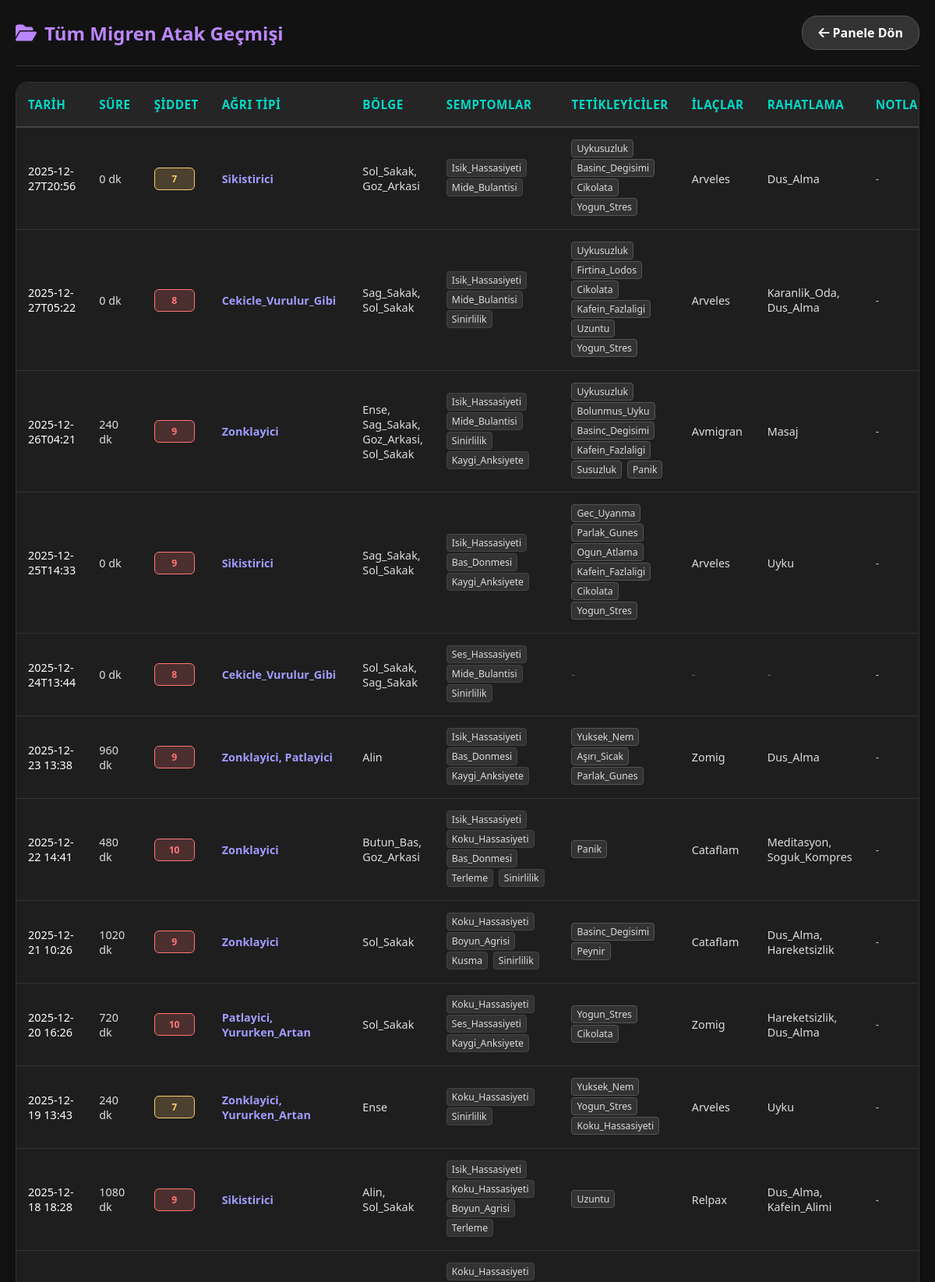
/tum-ataklar (signed in, upper part), run on the app's committed database.
### tables this page shows
CREATE TABLE ataklar (
            id INTEGER PRIMARY KEY AUTOINCREMENT,
            kullanici_id INTEGER,
            baslangic_zamani DATETIME,
            bitis_zamani DATETIME,
            sure_dk INTEGER,
            siddet INTEGER, 
            agri_tipleri TEXT,       
            semptomlar TEXT,         
            tetikleyiciler TEXT,     
            ilaclar TEXT,
            rahatlama_yontemleri TEXT,
            agri_konumu TEXT,
            notlar TEXT,
            FOREIGN KEY(kullanici_id) REFERENCES kullanicilar(id)
        );

### uygulama.py (the view)
@app.route('/tum-ataklar')
def tum_ataklar():
    if 'kullanici_id' not in session: return redirect(url_for('giris_yap'))
    conn = baglanti_kur()
    cursor = conn.cursor()
    cursor.execute("SELECT * FROM ataklar WHERE kullanici_id = ? ORDER BY baslangic_zamani DESC", (session['kullanici_id'],))
    veriler = cursor.fetchall()
    conn.close()
    temiz_veriler = []
    for v in veriler:
        x = dict(v)
        x['temiz_tarih'] = tarih_formatla(x['baslangic_zamani'])
        temiz_veriler.append(x)
    return render_template('tum_ataklar.html', ataklar=temiz_veriler)

### uygulama.py (called while the page is built)
def baglanti_kur():
    conn = sqlite3.connect('migren_projesi.db')
    conn.row_factory = sqlite3.Row
    return conn

def tarih_formatla(tarih_str):
    if not tarih_str: return ""
    try:
        temiz_tarih = tarih_str.split('.')[0]
        obj = datetime.strptime(temiz_tarih, '%Y-%m-%d %H:%M:%S')
        return obj.strftime('%Y-%m-%d %H:%M')
    except:
        return tarih_str[:16]

### templates/tum_ataklar.html (shortened to what this page needs)
<!DOCTYPE html>
<html lang="tr">
<head>
    <link rel="stylesheet" href="https://cdnjs.cloudflare.com/ajax/libs/font-awesome/6.4.0/css/all.min.css">
</head>
<body>
    <div class="container">
        <div class="header">
            <h2><i class="fas fa-folder-open"></i> Tüm Migren Atak Geçmişi</h2>
            <a href="{{ url_for('panel') }}" class="btn-back"><i class="fas fa-arrow-left"></i> Panele Dön</a>
        </div>
        <div class="table-wrapper">
            <table>
                <thead>
                    <tr>
                        <th>Tarih</th>
                        <th>Süre</th>
                        <th>Şiddet</th>
                        <th>Ağrı Tipi</th> <th>Bölge</th>
                        <th>Semptomlar</th>
                        <th>Tetikleyiciler</th>
                        <th>İlaçlar</th>
                        <th>Rahatlama</th>
                        <th>Notlar</th>
                    </tr>
                </thead>
                <tbody>
                    {% for atak in ataklar %}
                    <tr>
                        <td style="font-weight: 500; color: #fff;">{{ atak['temiz_tarih'] }}</td>
                        <td>{{ atak['sure_dk'] }} dk</td>
                        <td>
                            {% if atak['siddet'] >= 8 %}
                                <span class="badge siddet-yuksek">{{ atak['siddet'] }}</span>
                            {% elif atak['siddet'] >= 5 %}
                                <span class="badge siddet-orta">{{ atak['siddet'] }}</span>
                            {% else %}
                                <span class="badge siddet-dusuk">{{ atak['siddet'] }}</span>
                            {% endif %}
                        </td>
                        <td>
                            {% if atak['agri_tipleri'] %}
                                <span class="agri-tipi-badge">{{ atak['agri_tipleri'] }}</span>
                            {% else %}
                                <span class="text-muted">-</span>
                            {% endif %}
                        </td>
                        <td>
                            {% if atak['agri_konumu'] %}
                                {{ atak['agri_konumu'] }}
                            {% else %}
                                <span class="text-muted">-</span>
                            {% endif %}
                        </td>
                        <td style="max-width: 200px;">
                            {% if atak['semptomlar'] %}
                                {% for s in atak['semptomlar'].split(',') %}
                                    <span class="tag">{{ s.strip() }}</span>
                                {% endfor %}
                            {% else %}
                                <span class="text-muted">-</span>
                            {% endif %}
                        </td>
                        <td style="max-width: 200px;">
                            {% if atak['tetikleyiciler'] %}
                                {% for t in atak['tetikleyiciler'].split(',') %}
                                    <span class="tag" style="border-color:#555;">{{ t.strip() }}</span>
                                {% endfor %}
                            {% else %}
                                <span class="text-muted">-</span>
                            {% endif %}
                        </td>
                        <td>
                            {% if atak['ilaclar'] %}
                                {{ atak['ilaclar'] }}
                            {% else %}
                                <span class="text-muted">-</span>
                            {% endif %}
                        </td>
                        <td>
                            {% if atak['rahatlama_yontemleri'] %}
                                {{ atak['rahatlama_yontemleri'] }}
                            {% else %}
                                <span class="text-muted">-</span>
                            {% endif %}
                        </td>
                        <td style="font-size: 0.85em; color: #bbb; max-width: 150px;">
                            {% if atak['notlar'] %}
                                <i>"{{ atak['notlar'] }}"</i>
                            {% else %}
                                -
                            {% endif %}
                        </td>
                    </tr>
                    {% else %}
                    <tr>
                        <td colspan="10" style="text-align: center; padding: 40px; color: #666;">
                            Henüz kayıtlı bir atak bulunmuyor.
                        </td>
                    </tr>
                    {% endfor %}
                </tbody>
            </table>
        </div>
    </div>
</body>
</html>

### templates/tum_ataklar.html (style rules this page uses)
body { background-color: #121212; color: #e0e0e0; font-family: 'Segoe UI', sans-serif; margin: 0; padding: 20px; }
.container { max-width: 1400px; margin: 0 auto; }
.header { display: flex; justify-content: space-between; align-items: center; margin-bottom: 20px; padding-bottom: 20px; border-bottom: 1px solid #333; }
h2 { margin: 0; color: #bb86fc; display: flex; align-items: center; gap: 10px; }
.btn-back { background: #333; color: white; text-decoration: none; padding: 10px 20px; border-radius: 20px; font-weight: bold; transition: 0.3s; border: 1px solid #555; }
.table-wrapper { background: #1e1e1e; border-radius: 15px; box-shadow: 0 5px 15px rgba(0,0,0,0.3); border: 1px solid #333; overflow-x: auto; }
table { width: 100%; border-collapse: collapse; min-width: 1000px; }
th { background: #252526; color: #03dac6; text-align: left; padding: 18px 15px; border-bottom: 2px solid #444; font-size: 0.95em; text-transform: uppercase; letter-spacing: 0.5px; white-space: nowrap; }
td { padding: 15px; border-bottom: 1px solid #333; color: #ddd; vertical-align: middle; font-size: 0.9em; }
.badge { padding: 5px 10px; border-radius: 6px; font-weight: bold; font-size: 0.85em; display: inline-block; min-width: 30px; text-align: center; }
.siddet-orta { background: rgba(253, 203, 110, 0.2); color: #fdcb6e; border: 1px solid #fdcb6e; }
.siddet-yuksek { background: rgba(255, 118, 117, 0.2); color: #ff7675; border: 1px solid #ff7675; }
.text-muted { color: #666; font-style: italic; }
.tag { background: #333; padding: 2px 6px; border-radius: 4px; font-size: 0.85em; margin-right: 3px; display: inline-block; margin-bottom: 2px; border: 1px solid #444; }
.agri-tipi-badge { color: #a29bfe; font-weight: bold; }

### data on the page
ataklar: temiz_tarih "2025-12-27T20:56", sure_dk "0", siddet "7", agri_tipleri "Sikistirici", agri_konumu "Sol_Sakak, Goz_Arkasi", strip "Isik_Hassasiyeti" "Mide_Bulantisi", strip "Uykusuzluk" "Basinc_Degisimi" "Cikolata" "Yogun_Stres", ilaclar "Arveles", rahatlama_yontemleri "Dus_Alma"
ataklar: temiz_tarih "2025-12-27T05:22", sure_dk "0", siddet "8", agri_tipleri "Cekicle_Vurulur_Gibi", agri_konumu "Sag_Sakak, Sol_Sakak", strip "Isik_Hassasiyeti" "Mide_Bulantisi" "Sinirlilik", strip "Uykusuzluk" "Firtina_Lodos" "Cikolata" "Kafein_Fazlaligi" "Uzuntu" "Yogun_Stres", ilaclar "Arveles", rahatlama_yontemleri "Karanlik_Oda, Dus_Alma"
ataklar: temiz_tarih "2025-12-26T04:21", sure_dk "240", siddet "9", agri_tipleri "Zonklayici", agri_konumu "Ense, Sag_Sakak, Goz_Arkasi, Sol_Sakak", strip "Isik_Hassasiyeti" "Mide_Bulantisi" "Sinirlilik" "Kaygi_Anksiyete", strip "Uykusuzluk" "Bolunmus_Uyku" "Basinc_Degisimi" "Kafein_Fazlaligi" "Susuzluk" "Panik", ilaclar "Avmigran", rahatlama_yontemleri "Masaj"
ataklar: temiz_tarih "2025-12-25T14:33", sure_dk "0", siddet "9", agri_tipleri "Sikistirici", agri_konumu "Sag_Sakak, Sol_Sakak", strip "Isik_Hassasiyeti" "Bas_Donmesi" "Kaygi_Anksiyete", strip "Gec_Uyanma" "Parlak_Gunes" "Ogun_Atlama" "Kafein_Fazlaligi" "Cikolata" "Yogun_Stres", ilaclar "Arveles", rahatlama_yontemleri "Uyku"
ataklar: temiz_tarih "2025-12-24T13:44", sure_dk "0", siddet "8", agri_tipleri "Cekicle_Vurulur_Gibi", agri_konumu "Sol_Sakak, Sag_Sakak", strip "Ses_Hassasiyeti" "Mide_Bulantisi" "Sinirlilik"
ataklar: temiz_tarih "2025-12-23 13:38", sure_dk "960", siddet "9", agri_tipleri "Zonklayici, Patlayici", agri_konumu "Alin", strip "Isik_Hassasiyeti" "Bas_Donmesi" "Kaygi_Anksiyete", strip "Yuksek_Nem" "Aşırı_Sicak" "Parlak_Gunes", ilaclar "Zomig", rahatlama_yontemleri "Dus_Alma"
ataklar: temiz_tarih "2025-12-22 14:41", sure_dk "480", siddet "10", agri_tipleri "Zonklayici", agri_konumu "Butun_Bas, Goz_Arkasi", strip "Isik_Hassasiyeti" "Koku_Hassasiyeti" "Bas_Donmesi" "Terleme" "Sinirlilik", strip "Panik", ilaclar "Cataflam", rahatlama_yontemleri "Meditasyon, Soguk_Kompres"
ataklar: temiz_tarih "2025-12-21 10:26", sure_dk "1020", siddet "9", agri_tipleri "Zonklayici", agri_konumu "Sol_Sakak", strip "Koku_Hassasiyeti" "Boyun_Agrisi" "Kusma" "Sinirlilik", strip "Basinc_Degisimi" "Peynir", ilaclar "Cataflam", rahatlama_yontemleri "Dus_Alma, Hareketsizlik"
ataklar: temiz_tarih "2025-12-20 16:26", sure_dk "720", siddet "10", agri_tipleri "Patlayici, Yururken_Artan", agri_konumu "Sol_Sakak", strip "Koku_Hassasiyeti" "Ses_Hassasiyeti" "Kaygi_Anksiyete", strip "Yogun_Stres" "Cikolata", ilaclar "Zomig", rahatlama_yontemleri "Hareketsizlik, Dus_Alma"
ataklar: temiz_tarih "2025-12-19 13:43", sure_dk "240", siddet "7", agri_tipleri "Zonklayici, Yururken_Artan", agri_konumu "Ense", strip "Koku_Hassasiyeti" "Sinirlilik", strip "Yuksek_Nem" "Yogun_Stres" "Koku_Hassasiyeti", ilaclar "Arveles", rahatlama_yontemleri "Uyku"
ataklar: temiz_tarih "2025-12-18 18:28", sure_dk "1080", siddet "9", agri_tipleri "Sikistirici", agri_konumu "Alin, Sol_Sakak", strip "Isik_Hassasiyeti" "Koku_Hassasiyeti" "Boyun_Agrisi" "Terleme", strip "Uzuntu", ilaclar "Relpax", rahatlama_yontemleri "Dus_Alma, Kafein_Alimi"
ataklar: strip "Koku_Hassasiyeti"
